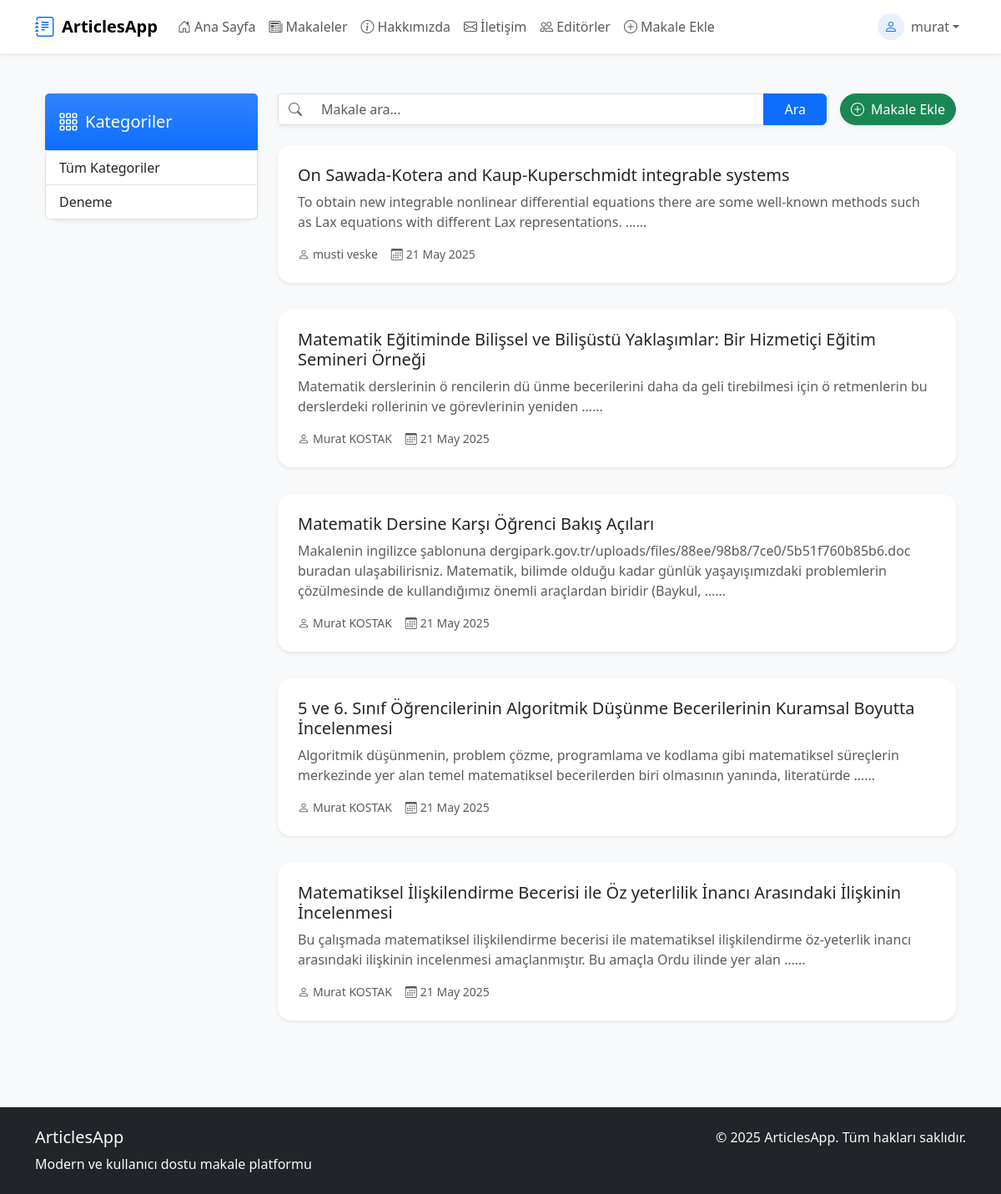
The app's page /makale/ (signed in) with its own data.
### articles/models.py (models this page shows, shortened)
class Category(models.Model):
    name = models.CharField(max_length=50)
    slug = models.SlugField(null=False, default="", unique=True, db_index=True)

class Article(models.Model):
    title = models.CharField(max_length=200)
    description = models.TextField()
    file = models.FileField(
        upload_to=article_file_upload_to,
        validators=[validate_pdf],  # ✅ Buraya eklendi
        null=True,
        blank=True
    )
    date = models.DateField(auto_now=True)
    isActive = models.BooleanField(default=False)
    isHome = models.BooleanField(default=False)
    slug = models.SlugField(null=False, blank=True, unique=True)
    categories = models.ManyToManyField("Category")
    author = models.ForeignKey(User, on_delete=models.CASCADE, null=True, blank=True)
    admin_note = models.TextField(blank=True, null=True)
    created_at = models.DateTimeField(default=timezone.now)
    updated_at = models.DateTimeField(auto_now=True)
    class Meta:
        ordering = ['-updated_at']

### articles/views.py (the view)
# urls.py: path('',views.index, name='index'),
def index(request):
    query = request.GET.get("q", "").strip()
    if query != "":
        makaleler = Article.objects.filter(
            Q(isActive=True, isHome=True),
            Q(title__icontains=query) |
            Q(description__icontains=query) |
            Q(author__first_name__icontains=query) |
            Q(author__last_name__icontains=query)
        )
    else:
        makaleler = Article.objects.filter(isActive=True, isHome=True)
    kategoriler = Category.objects.all()
    return render(request, 'articles/index.html', {
        'categories': kategoriler,
        'articles': makaleler,
        'query': query
    })

### articles/templates/articles/index.html (shortened to what this page needs)
{% extends 'layout.html' %}
{% load static %}
{% block css_file %}
<link rel="stylesheet" href="{% static 'articles/css/style.css' %}">
{% endblock %}
{% block content %}
<div class="container py-4">
    <div class="row g-4">
        <div class="col-lg-3">
            <div class="card border-0 shadow-sm rounded-4">
                <div class="card-header bg-gradient bg-primary text-white border-0 py-3">
                    <div class="d-flex align-items-center">
                        <i class="bi bi-grid-3x3-gap fs-4 me-2"></i>
                        <h5 class="card-title mb-0">Kategoriler</h5>
                    </div>
                </div>
                <div class="card-body p-0">
                    {% include 'articles/partials/_categories.html' %}
                </div>
            </div>
        </div>
        <div class="col-lg-9">
            <div class="d-flex justify-content-between align-items-center mb-4 flex-wrap gap-2">
                <form method="GET" class="flex-grow-1 me-2">
                    <div class="input-group shadow-sm">
                        <span class="input-group-text bg-white border-end-0">
                            <i class="bi bi-search text-muted"></i>
                        </span>
                        <input type="text" name="q" class="form-control border-start-0"
                               placeholder="Makale ara..." value="{{ request.GET.q }}">
                        <button class="btn btn-primary px-4" type="submit">Ara</button>
                    </div>
                </form>
                {% if user.is_authenticated %}
                <a href="{% url 'article_create' %}" class="btn btn-success rounded-pill shadow-sm">
                    <i class="bi bi-plus-circle me-1"></i> Makale Ekle
                </a>
                {% endif %}
            </div>
            <div class="d-flex flex-column gap-4">
                {% for article in articles %}
                <a href="{% url 'article_details' article.slug %}" class="text-decoration-none text-reset">
                <div class="card flex-row align-items-stretch border-0 shadow-sm rounded-4 article-list-card mb-2 w-100 h-100">
                    <div class="card-body d-flex flex-column justify-content-between p-4 w-100">
                        <div>
                            <h5 class="card-title mb-1">
                                {{ article.title }}
                            </h5>
                            <p class="card-text text-muted mb-2">{{ article.description|truncatewords:20 }}{% if article.description|length > 120 %}...{% endif %}</p>
                        </div>
                        <div class="d-flex flex-wrap align-items-center gap-3 mt-2 small text-muted">
                            <div class="d-flex align-items-center">
                                <i class="bi bi-person me-1"></i>
                                {% if article.author %}
                                    {{ article.author.get_full_name|default:article.author.username }}
                                {% else %}
                                    Bilinmiyor
                                {% endif %}
                            </div>
                            <div class="d-flex align-items-center">
                                <i class="bi bi-calendar3 me-1"></i>
                                {{ article.created_at|date:"d M Y" }}
                            </div>
                        </div>
                    </div>
                </div>
                </a>
                {% endfor %}
            </div>
        </div>
    </div>
</div>
{% endblock %}

### templates/partials/_nav.html (shortened to what this page needs)
{% load static %}
<!DOCTYPE html>
<html lang="tr">
<head>
  <link href="{% static 'css/bootstrap.min.css' %}" rel="stylesheet">
</head>
<body>
<nav class="navbar navbar-expand-lg navbar-light bg-white shadow-sm sticky-top">
  <div class="container">
    <a class="navbar-brand d-flex align-items-center" href="/">
      <i class="bi bi-journal-text fs-4 me-2 text-primary"></i>
      <span class="fw-bold">ArticlesApp</span>
    </a>
    <div class="collapse navbar-collapse" id="navbarNav">
      <ul class="navbar-nav me-auto mb-2 mb-lg-0">
        <li class="nav-item">
          <a href="/" class="nav-link {% if request.path == '/' %}active fw-bold{% endif %}">
            <i class="bi bi-house-door me-1"></i>Ana Sayfa
          </a>
        </li>
        <li class="nav-item">
          <a href="{% url 'index' %}" class="nav-link {% if request.path == '/index' %}active fw-bold{% endif %}">
            <i class="bi bi-newspaper me-1"></i>Makaleler
          </a>
        </li>
        <li class="nav-item">
          <a href="/about" class="nav-link {% if request.path == '/about' %}active fw-bold{% endif %}">
            <i class="bi bi-info-circle me-1"></i>Hakkımızda
          </a>
        </li>
        <li class="nav-item">
          <a href="/contact" class="nav-link {% if request.path == '/contact' %}active fw-bold{% endif %}">
            <i class="bi bi-envelope me-1"></i>İletişim
          </a>
        </li>
        <li class="nav-item">
          <a href="{% url 'account:authors_list' %}" class="nav-link {% if request.path == '/account/authors' %}active fw-bold{% endif %}">
            <i class="bi bi-people me-1"></i>Editörler
          </a>
        </li>
        {% if user.is_authenticated %}
            {% if user.is_superuser %}
                <li class="nav-item dropdown">
                    <a class="nav-link dropdown-toggle" href="#" id="adminDropdown"
                       role="button" data-bs-toggle="dropdown" aria-expanded="false">
                        <i class="bi bi-gear me-1"></i>Admin İşlemleri
                    </a>
                    <ul class="dropdown-menu shadow-sm" aria-labelledby="adminDropdown">
                        <li><a href="{% url 'article_create' %}" class="dropdown-item">
                            <i class="bi bi-plus-circle me-2"></i>Makale Ekle
                        </a></li>
                        <li><a href="{% url 'article_list' %}" class="dropdown-item">
                            <i class="bi bi-list-ul me-2"></i>Admin Makaleler
                        </a></li>
                        <li><a href="{% url 'account:admin_authors' %}" class="dropdown-item">
                            <i class="bi bi-person-gear me-2"></i>Admin Editörler
                        </a></li>
                    </ul>
                </li>
            {% else %}
                <li class="nav-item">
                    <a href="{% url 'article_create' %}" class="nav-link {% if request.path == '/article/create/' %}active fw-bold{% endif %}">
                        <i class="bi bi-plus-circle me-1"></i>Makale Ekle
                    </a>
                </li>
            {% endif %}
        {% endif %}
      </ul>
      <ul class="navbar-nav">
        {% if user.is_authenticated %}
        <li class="nav-item dropdown">
          <a class="nav-link dropdown-toggle d-flex align-items-center" href="#" id="userDropdown"
             role="button" data-bs-toggle="dropdown" aria-expanded="false">
            <div class="d-flex align-items-center">
              <div class="rounded-circle bg-primary bg-opacity-10 d-flex justify-content-center align-items-center me-2"
                   style="width: 32px; height: 32px;">
                <i class="bi bi-person text-primary"></i>
              </div>
              <span>{{ user.username }}</span>
            </div>
          </a>
        </li>
        {% endif %}
      </ul>
    </div>
  </div>
</nav>
</body>
</html>

### articles/templates/articles/partials/_categories.html
<div class="list-group">
    <a href="/makale" class="list-group-item list-group-item-action">Tüm Kategoriler</a>
    {% for category in categories %}
        <a href="{% url 'articles_by_category' category.slug %}"
           class="list-group-item list-group-item-action {% if seciliKategori == category.slug %}active{% endif %}">
            {{ category.name|title }}
        </a>
    {% endfor %}
</div>

### templates/partials/_nav.html (style rules this page uses)
.navbar { position: sticky; top: 0; z-index: 1030; }

### articles/templates/articles/index.html (style rules this page uses)
.card-header { background: linear-gradient(45deg, #0d6efd, #0a58ca); }
.article-list-card { transition: box-shadow 0.2s, transform 0.2s; cursor: pointer; }

### records on screen
Category: name "Deneme"
Article: title "On Sawada-Kotera and Kaup-Kuperschmidt integrable systems", description "To obtain new integrable nonlinear differential equations there are some well-known methods such as Lax equations with different Lax representations. …", author.get_full_name "musti veske", created_at "21 May 2025"
Article: title "Matematik Eğitiminde Bilişsel ve Bilişüstü Yaklaşımlar: Bir Hizmetiçi Eğitim Semineri Örneği", description "Matematik derslerinin ö rencilerin dü ünme becerilerini daha da geli tirebilmesi için ö retmenlerin bu derslerdeki rollerinin ve görevlerinin yeniden …", author.get_full_name "Murat KOSTAK", created_at "21 May 2025"
Article: title "Matematik Dersine Karşı Öğrenci Bakış Açıları", description "Makalenin ingilizce şablonuna dergipark.gov.tr/uploads/files/88ee/98b8/7ce0/5b51f760b85b6.doc buradan ulaşabilirisniz. Matematik, bilimde olduğu kadar günlük yaşayışımızdaki problemlerin çözülmesinde de kullandığımız önemli araçlardan biridir (Baykul, …", author.get_full_name "Murat KOSTAK", created_at "21 May 2025"
Article: title "5 ve 6. Sınıf Öğrencilerinin Algoritmik Düşünme Becerilerinin Kuramsal Boyutta İncelenmesi", description "Algoritmik düşünmenin, problem çözme, programlama ve kodlama gibi matematiksel süreçlerin merkezinde yer alan temel matematiksel becerilerden biri olmasının yanında, literatürde …", author.get_full_name "Murat KOSTAK", created_at "21 May 2025"
Article: title "Matematiksel İlişkilendirme Becerisi ile Öz yeterlilik İnancı Arasındaki İlişkinin İncelenmesi", description "Bu çalışmada matematiksel ilişkilendirme becerisi ile matematiksel ilişkilendirme öz-yeterlik inancı arasındaki ilişkinin incelenmesi amaçlanmıştır. Bu amaçla Ordu ilinde yer alan …", author.get_full_name "Murat KOSTAK", created_at "21 May 2025"

### other values on screen
{{ user.username }} "murat"
